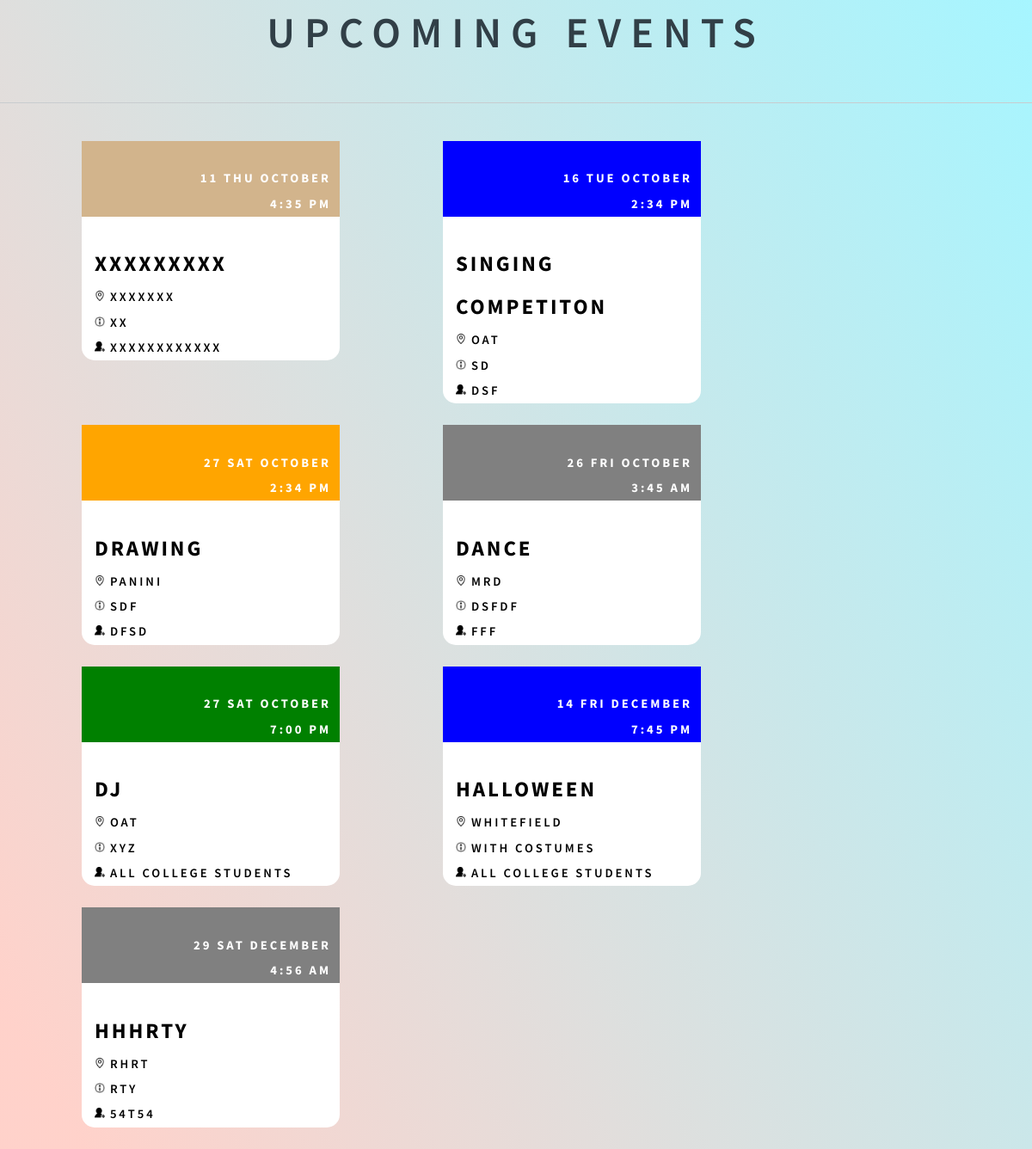
The app's page /events/php/notify.php with its own data.
### tables this page shows
CREATE TABLE `create_event` (
  `event_id` int(11) NOT NULL,
  `club_id` varchar(20) NOT NULL,
  `date_cur` date NOT NULL,
  `time_cur` time NOT NULL,
  `end_time` time NOT NULL,
  `event_name` varchar(20) NOT NULL,
  `place` varchar(100) NOT NULL,
  `more_info` text NOT NULL,
  `invite` text NOT NULL
);

### events/php/notify.php (the view, shortened to what this page needs)
<!DOCTYPE html>
<html lang="en">
	<head>
		<h1 style="font-size:50px;text-align:center;"><b>Upcoming Events</b></h1>
		<link rel="stylesheet" href="https://maxcdn.bootstrapcdn.com/bootstrap/3.3.7/css/bootstrap.min.css">
		<link rel="stylesheet" href="../css/main1.css" />
	</head>
	<body class="is-preload">
		<?php
			$servername = "localhost";
			$username1 = "root";
			$password1 = "";
			$dbname = "portal";
			$link = mysqli_connect($servername, $username1, $password1, $dbname);
			$a="SELECT * from create_event";
			$result=mysqli_query($link,$a);
			echo'<hr />';
			echo'<div class="container-fluid">';
			if (mysqli_num_rows($result) > 0)
			{
				while($row = mysqli_fetch_assoc($result))
				{
					echo'<div class="col-lg-3 " id="rcorners3" >';
					echo'<div class="bg-primary text-right nested_div">';
					echo'<span class="position_text">';
					echo"<br>";
					$newDate = date("d D F", strtotime($row["date_cur"]));
					echo $newDate;
					echo"</span>";
					echo'<span class="position_text">';
					echo"<br>";
					echo date("g:i a", strtotime($row["time_cur"]));
					echo'</span>';
					echo'</div>';
					echo"<br>";
					echo'<span class="bold_text">';
					echo $row["event_name"];
					echo'</span>';
					echo"<br>";
					echo' <img src="../images/location_icon.png" alt="Fjords" height="12" width="12">';
					echo $row["place"];
					echo"<br>";
					echo' <img src="../images/more_info.png" alt="Fjords" height="12" width="12">';
					echo $row["more_info"];
					echo"<br>";
					echo' <img src="../images/invite.png" alt="Fjords" height="12" width="12">';
					echo $row["invite"];
					echo"<br>";
					echo"</div>";
				}
				echo'</div>';
			}
		?>
	</body>
</html>

### events/css/main1.css (style rules this page uses)
html, body, div, span, applet, object, iframe, h1, h2, h3, h4, h5, h6, p, blockquote, pre, a, abbr, acronym, address, big, cite, code, del, dfn, em, img, ins, kbd, q, s, samp, small, strike, strong, sub, sup, tt, var, b, u, i, center, dl, dt, dd, ol, ul, li, fieldset, form, label, legend, table, caption, tbody, tfoot, thead, tr, th, td, article, aside, canvas, details, embed, figure, figcaption, footer, header, hgroup, menu, nav, output, ruby, section, summary, time, mark, audio, video { margin: 0; padding: 0; border: 0; font-size: 100%; font: inherit; vertical-align: baseline; }
body { line-height: 1; }
body { -webkit-text-size-adjust: none; }
.position_text { margin-right: 10px; }
.container-fluid { padding: 0px 0px; }
.bold_text { font-weight:bold; font-size:25px; color:black; }
#rcorners3 { border-radius: 15px; }
[class*="col-"] { margin-bottom: 25px; margin-right: 25px; margin-left: 95px; background-color:white; }
html { box-sizing: border-box; }
*, *:before, *:after { box-sizing: inherit; }
html { height: 100%; }
body { height: 100%; background-color: #ffffff; background-image: url("images/overlay.png"), -moz-linear-gradient(60deg, rgba(255, 165, 150, 0.5) 5%, rgba(0, 228, 255, 0.35)), url("../../images/bg.jpg"); background-image: url("images/overlay.png"), -webkit-linear-gradient(60deg, rgba(255, 165, 150, 0.5) 5%, rgba(0, 228, 255, 0.35)), url("../../images/bg.jpg"); background-image: url("images/overlay.png"), -ms-linear-gradient(60deg, rgba(255, 165, 150, 0.5) 5%, rgba(0, 228, 255, 0.35)), url("../../images/bg.jpg"); background-image: url("images/overlay.png"), linear-gradient(60deg, rgba(255, 165, 150, 0.5) 5%, rgba(0, 228, 255, 0.35)), url("../../images/bg.jpg"); background-repeat: repeat, no-repeat, no-repeat; background-size: 100px 100px, cover, cover; background-position: top left, center center, bottom center; background-attachment: fixed, fixed, fixed; }
body:after { content: ''; display: block; position: fixed; top: 0; left: 0; width: 100%; height: inherit; opacity: 0; z-index: 1; background-color: #ffffff; background-image: url("images/overlay.png"), -moz-linear-gradient(60deg, rgba(255, 165, 150, 0.5) 5%, rgba(0, 228, 255, 0.35)); background-image: url("images/overlay.png"), -webkit-linear-gradient(60deg, rgba(255, 165, 150, 0.5) 5%, rgba(0, 228, 255, 0.35)); background-image: url("images/overlay.png"), -ms-linear-gradient(60deg, rgba(255, 165, 150, 0.5) 5%, rgba(0, 228, 255, 0.35)); background-image: url("images/overlay.png"), linear-gradient(60deg, rgba(255, 165, 150, 0.5) 5%, rgba(0, 228, 255, 0.35)); background-repeat: repeat, no-repeat; background-size: 100px 100px, cover; background-position: top left, center center; -moz-transition: opacity 1.75s ease-out; -webkit-transition: opacity 1.75s ease-out; -ms-transition: opacity 1.75s ease-out; transition: opacity 1.75s ease-out; }
body, input, select, textarea { color: black; font-family: "Source Sans Pro", Helvetica, sans-serif; font-size: 14pt; font-weight: 600; line-height: 2; letter-spacing: 0.2em; text-transform: uppercase; }
@media screen and (max-width: 1680px) { body, input, select, textarea { font-size: 11pt; } }
.nested_div { margin-right: -15px; margin-left: -15px; }
strong, b { color: #313f47; }
h1, h2, h3, h4, h5, h6 { color: #313f47; line-height: 1.5; margin: 0 0 0.75em 0; }
h1 { font-size: 1.85em; letter-spacing: 0.22em; margin: 0 0 0.525em 0; }
hr { border: 0; border-bottom: solid 1px #c8cccf; margin: 3em 0; }

### records on screen
create_event: date_cur "11 THU OCTOBER", time_cur "4:35 PM", event_name "XXXXXXXXX", place "XXXXXXX", more_info "XX", invite "XXXXXXXXXXXX"
create_event: date_cur "16 TUE OCTOBER", time_cur "2:34 PM", event_name "SINGING COMPETITON", place "OAT", more_info "SD", invite "DSF"
create_event: date_cur "27 SAT OCTOBER", time_cur "2:34 PM", event_name "DRAWING", place "PANINI", more_info "SDF", invite "DFSD"
create_event: date_cur "26 FRI OCTOBER", time_cur "3:45 AM", event_name "DANCE", place "MRD", more_info "DSFDF", invite "FFF"
create_event: date_cur "27 SAT OCTOBER", time_cur "7:00 PM", event_name "DJ", place "OAT", more_info "XYZ", invite "ALL COLLEGE STUDENTS"
create_event: date_cur "14 FRI DECEMBER", time_cur "7:45 PM", event_name "HALLOWEEN", place "WHITEFIELD", more_info "WITH COSTUMES", invite "ALL COLLEGE STUDENTS"
create_event: date_cur "29 SAT DECEMBER", time_cur "4:56 AM", event_name "HHHRTY", place "RHRT", more_info "RTY", invite "54T54"
